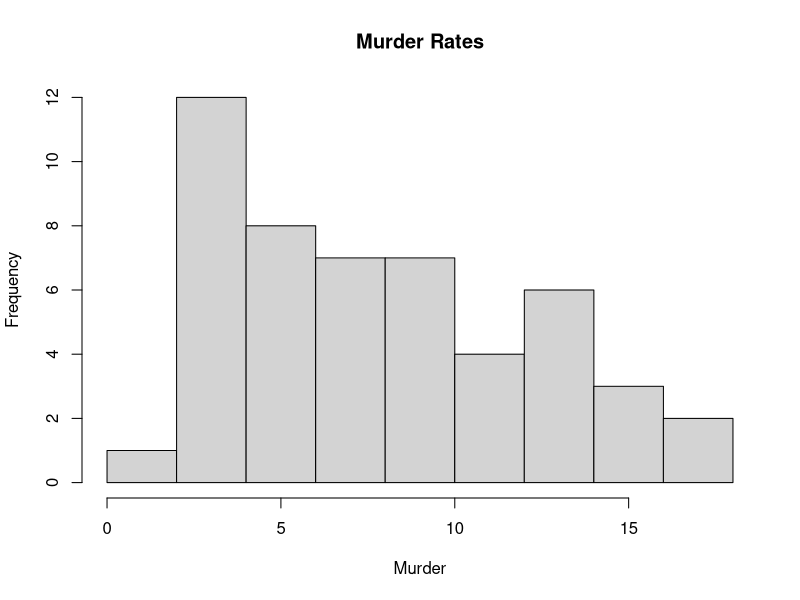
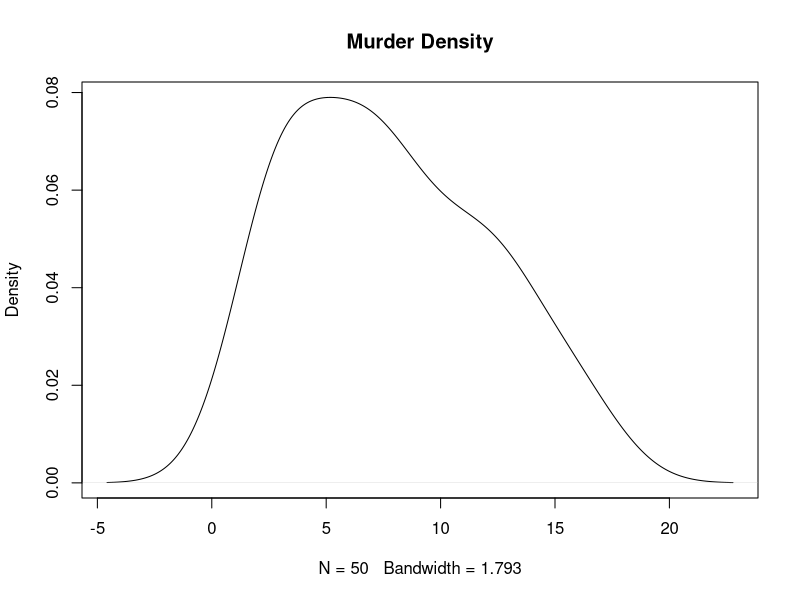
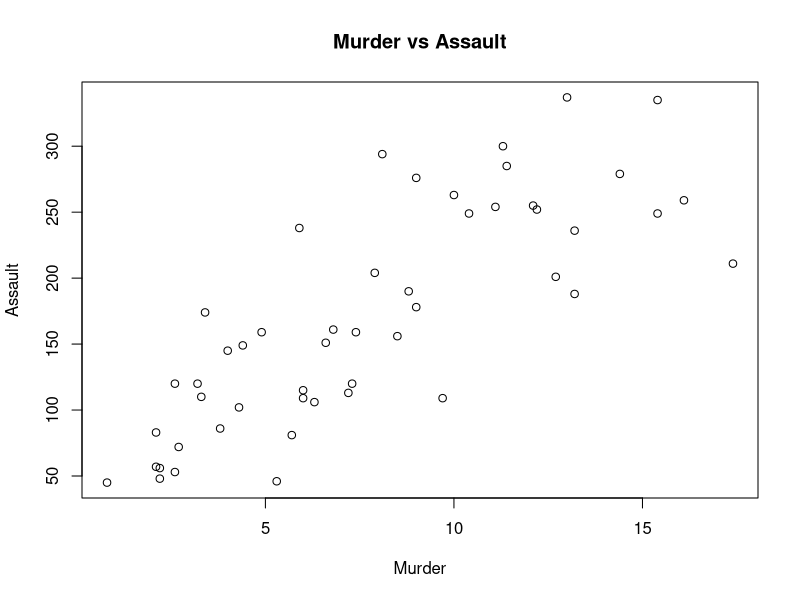
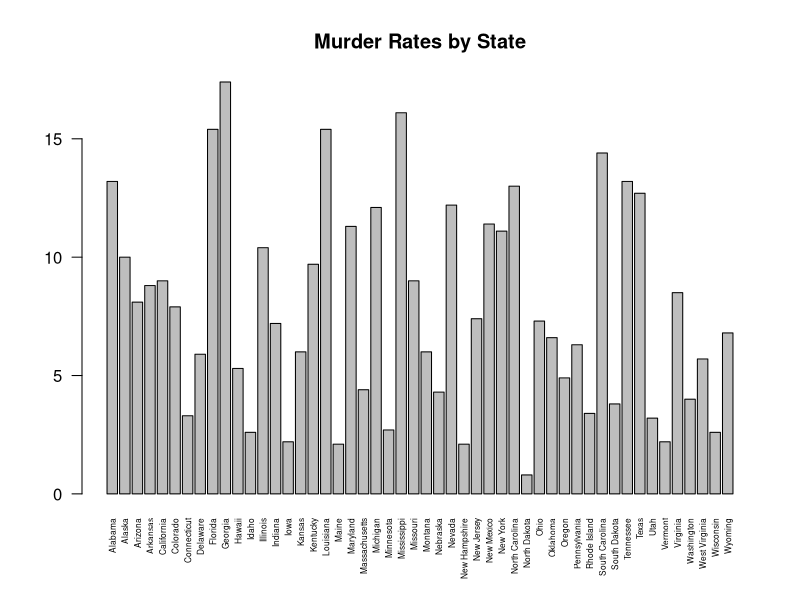

The R script that drew these images, in order:
data(USArrests)

# Summary statistics
print(summary(USArrests))

# State with highest rape arrest rate
print(rownames(USArrests)[which.max(USArrests$Rape)])

# Maximum and minimum murder rates
print(max(USArrests$Murder))
print(min(USArrests$Murder))

# Correlation between variables
print(cor(USArrests))

# States with assault above median
print(USArrests[USArrests$Assault > median(USArrests$Assault), ])

# States in the bottom 25% for murder
print(USArrests[USArrests$Murder <= quantile(USArrests$Murder, 0.25), ])

# Histogram
hist(USArrests$Murder, main="Murder Rates", xlab="Murder")

# Density plot
plot(density(USArrests$Murder), main="Murder Density")

# Scatter plot
plot(USArrests$Murder, USArrests$Assault,
     xlab="Murder", ylab="Assault",
     main="Murder vs Assault")

# Bar graph
barplot(USArrests$Murder,
        names.arg=rownames(USArrests),
        las=2, cex.names=0.5,
        main="Murder Rates by State")
